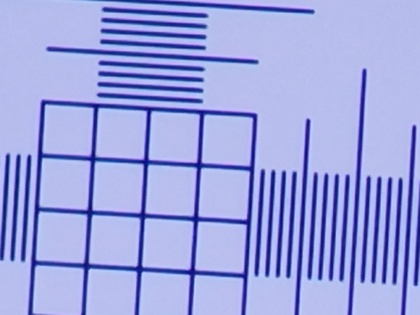
%> input picture After IBG/histogram examples/JPG vs PNG/50x.jpg, 420 x 315 px, shrunk from 3648 x 2736 before the run
$ octave histogram_comparison.m   (GNU Octave 9; MATLAB toolbox functions it lacks are replaced by stand-ins)
%> lines starting %> are read from the running program, lines starting %| are printed output that depends on the picture
clear all
close all
clc

im1 = imread("50x.jpg");
%> im1 is the input picture: size 315x420x3 uint8; mean R, G, B 155.7, 162.8, 223.6
im2 = imread("5_10x.png");
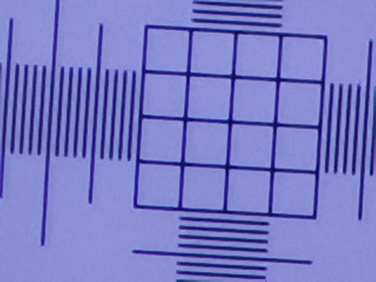
%> input picture After IBG/histogram examples/JPG vs PNG/5_10x.png, 376 x 282 px, shrunk from 3264 x 2448 before the run
%> im2 is the input picture: size 282x376x3 uint8; mean R, G, B 119, 122.5, 197.6

gray_scaled = rgb2gray(im1);
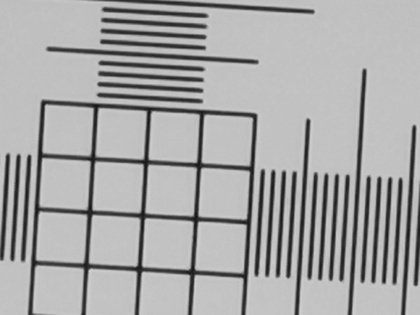
%> gray_scaled: size 315x420 uint8; min 17, max 209, mean 167.6
gray_scaled1 = rgb2gray(im2);
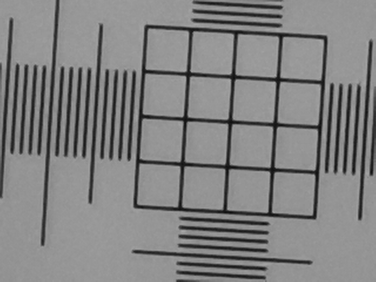
%> gray_scaled1: size 282x376 uint8; min 12, max 171, mean 130

L = 256; % the gray scale length
h = zeros(1,L);  % histogram array creation
h1 = zeros(1,L);  % histogram array creation

[r , c] = size(gray_scaled); % size of the image extraction
%> r = 315; c = 420
[r2 , c2] = size(gray_scaled1); % size of the image extraction
%> r2 = 282; c2 = 376


    for i = 1 : r % for loop for rows
        for j = 1 : c % for loop for columns

            px = gray_scaled(i, j); % extracting of pixel value
            h(px + 1) = h(px + 1) + 1; % filling the histogram array

        end
    end
%> after the loop, h = 256 values, max 22699 at index 194, min 0 at index 1, mean 516.8

    for i = 1 : r2 % for loop for rows
        for j = 1 : c2 % for loop for columns

            px = gray_scaled1(i, j); % extracting of pixel value
            h1(px + 1) = h1(px + 1) + 1; % filling the histogram array

        end
    end
%> after the loop, h1 = 256 values, max 10269 at index 151, min 0 at index 1, mean 414.2

    subplot(221); % create subplot
    imshow(gray_scaled); % fill the second subplot
    title("Gray Scale Image_jpg"); % subplot title


    subplot(222);
    stem(h,"*"); % fill the last subplot
    subtitle("My Histogram Maker"); % subplot title
%> (this line was passed over: subtitle is not available in this run)

    subplot(223);
    imshow(gray_scaled1); % fill the second subplot
    title("Gray Scale Image _ png"); % subplot title

    subplot(224);
    stem(h1,"*"); % fill the last subplot
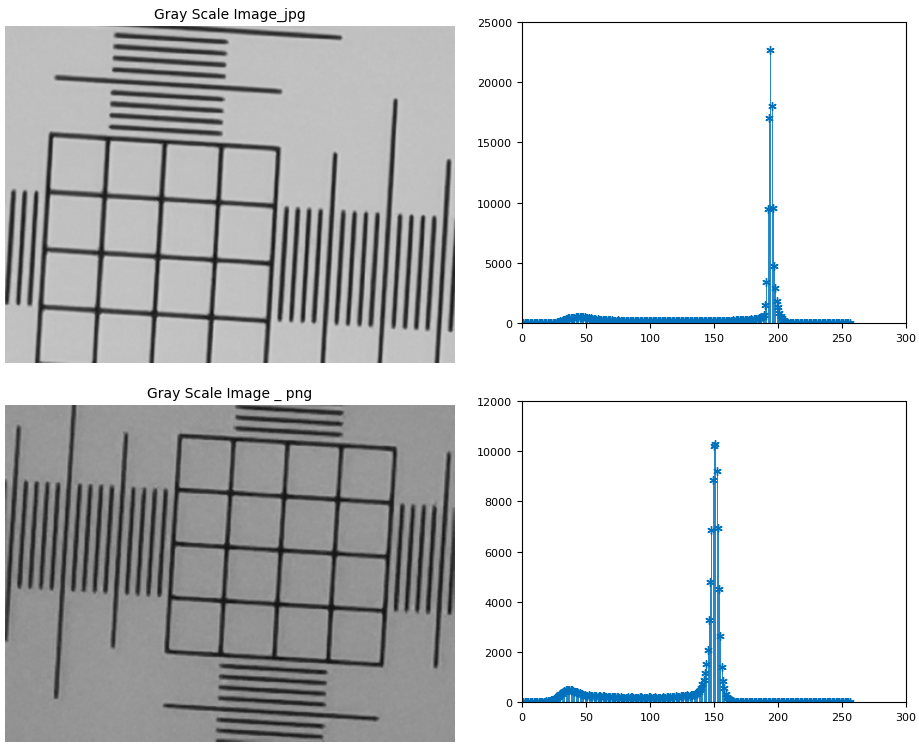
%> figure redrawn from the program's plot data, 4 panels
    subtitle("My Histogram Maker"); % subplot title
%> (this line was passed over: subtitle is not available in this run)
